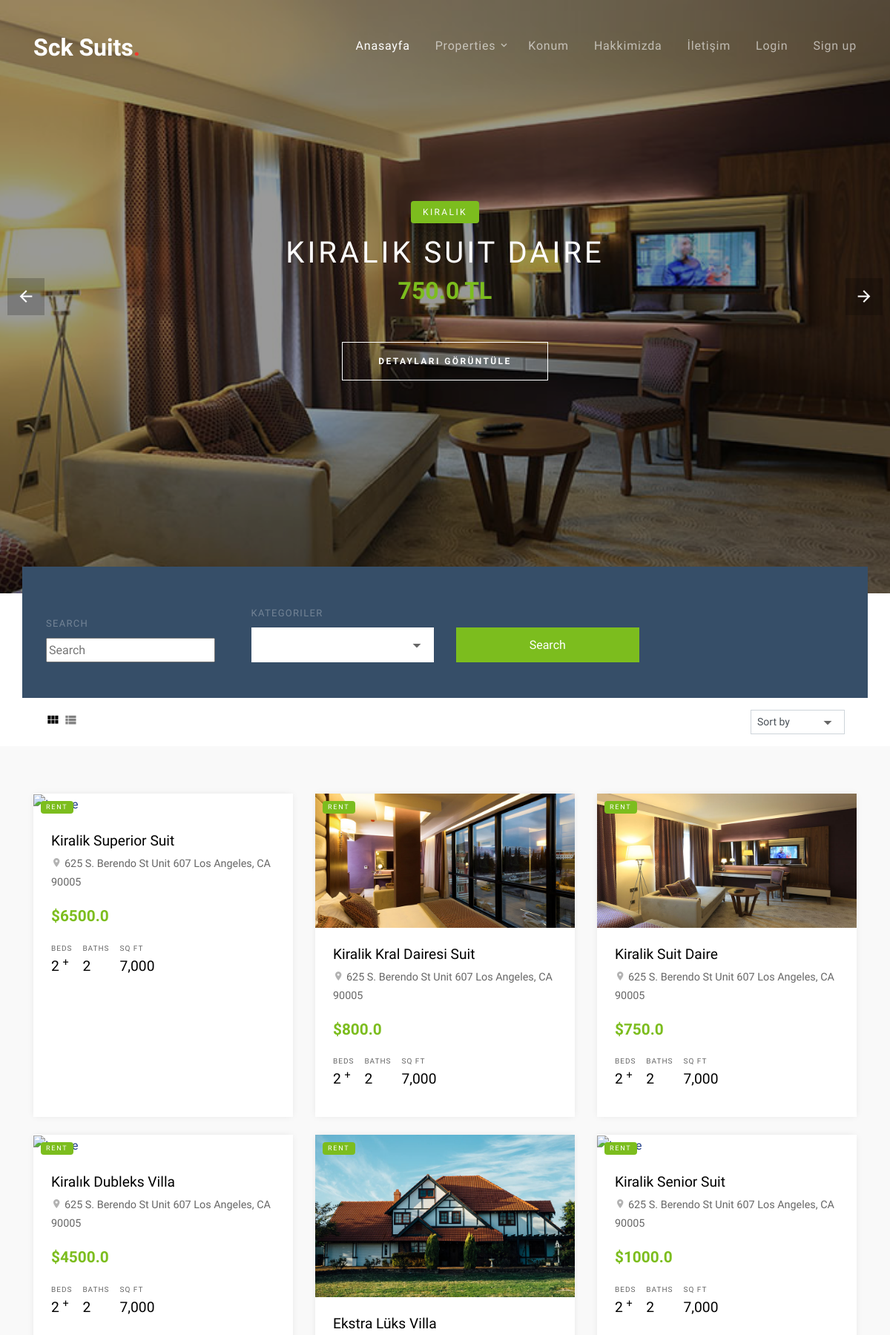
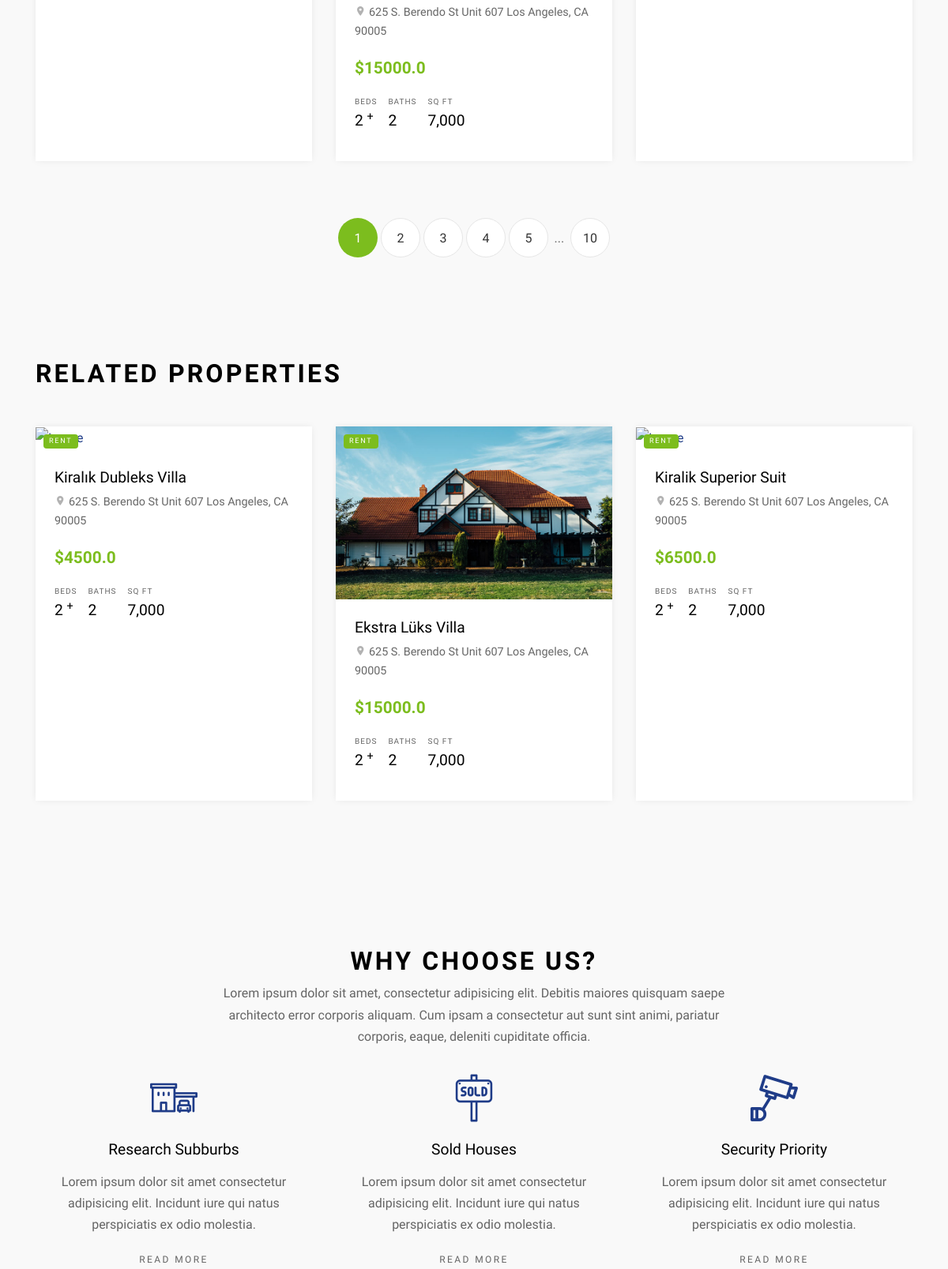
The page / (upper part) on the database its author committed (2 pictures, top to bottom).
### product/models.py (models this page shows, shortened)
class Product(models.Model):
        STATUS = (
            ('True', 'Evet'),
            ('False', 'Hayır'),
        )
        category = models.ForeignKey(Category, on_delete=models.CASCADE)
        title = models.CharField(max_length=150)
        keywords = models.CharField(max_length=255)
        description = models.CharField(max_length=255)
        image = models.ImageField(blank=True, upload_to='images/')
        price = models.FloatField()
        amount = models.IntegerField()
        detail = RichTextUploadingField()
        slug = models.SlugField(null=False, unique=True)
        status = models.CharField(max_length=10, choices=STATUS)
        create_at = models.DateTimeField(auto_now_add=True)
        update_at = models.DateTimeField(auto_now=True)
        def image_tag(self):
            return mark_safe('<img src="{}" height="50"/>'.format(self.image.url))
        image_tag.short_description = 'Image'

### home/views.py (the view)
# urls.py: path('', views.index, name='index'),
def index(request):
    setting = Setting.objects.get(pk=1)
    sliderdata = Product.objects.all()[:4]
    category = Category.objects.all()
    randomproducts = Product.objects.all().order_by('?')[:6]
    relatedproducts = Product.objects.all().order_by('-id')[:3]
    context = {'setting': setting,
               'category': category,
               'page': 'home',
               'sliderdata': sliderdata,
               'randomproducts': randomproducts,
               'relatedproducts': relatedproducts}
    return render(request, 'index.html', context)

### home/templates/index.html (shortened to what this page needs)
{% extends "homebase.html" %}
{% block slider %}
    {% include "slider.html" %}
{% endblock %}
{% block content %}
    {% include "content.html" %}
{% endblock %}

### home/templates/slider.html
{% load static %}
<div class="slide-one-item home-slider owl-carousel">
    {% for rs in sliderdata %}
      <div class="site-blocks-cover overlay" style="background-image: url({{ rs.image.url }});" data-aos="fade" data-stellar-background-ratio="0.5">
        <div class="container">
          <div class="row align-items-center justify-content-center text-center">
            <div class="col-md-10">
              <span class="d-inline-block bg-success text-white px-3 mb-3 property-offer-type rounded">Kiralık</span>
              <h1 class="mb-2">{{ rs.title }}</h1>
              <p class="mb-5"><strong class="h2 text-success font-weight-bold">{{ rs.price }} TL</strong></p>
              <p><a href="/product/{{ rs.id }}/{{ rs.slug }}" class="btn btn-white btn-outline-white py-3 px-5 rounded-0 btn-2">Detayları Görüntüle</a></p>
            </div>
          </div>
        </div>
      </div>
    {% endfor %}
</div>

### home/templates/content.html (shortened to what this page needs)
{% load static %}
<div class="site-section site-section-sm pb-0">
      <div class="container">
        <div class="row">
          <form class="form-search col-md-12" style="margin-top: -100px;" method="post" action="/search/">
            <div class="row  align-items-end">
              <div class="col-md-3">
                <label for="list-types">Search</label>
                  <div class="select-wrap">
                    <input id="query" name="query" type="text" placeholder="Search">
                  </div>
              </div>
              <div class="col-md-3">
                <label for="offer-types">Kategoriler</label>
                <div class="select-wrap">
                    {% load mptt_tags %}
                  <select name="catid"  class="form-control d-block rounded-0">
                  </select>
                </div>
              </div>
              <div class="col-md-3">
                <input type="submit" class="btn btn-success text-white btn-block rounded-0" value="Search">
              </div>
            </div>
          </form>
        </div>
        <div class="row">
          <div class="col-md-12">
            <div class="view-options bg-white py-3 px-3 d-md-flex align-items-center">
              <div class="mr-auto">
                <a href="index.html" class="icon-view view-module active"><span class="icon-view_module"></span></a>
                <a href="view-list.html" class="icon-view view-list"><span class="icon-view_list"></span></a>
              </div>
                    {% load mptt_tags %}
                <div class="select-wrap">
                  <select class="form-control form-control-sm d-block rounded-0">
                    <option value="">Sort by</option>
                  </select>
                </div>
              </div>
            </div>
          </div>
        </div>
      </div>
    <div class="site-section site-section-sm bg-light">
      <div class="container">
        <div class="row mb-5">
            {% for rs in randomproducts %}
          <div class="col-md-6 col-lg-4 mb-4">
            <div class="property-entry h-100">
              <a href="/product/{{ rs.id }}/{{ rs.slug }}" class="property-thumbnail">
                <div class="offer-type-wrap">
                  <span class="offer-type bg-success">Rent</span>
                </div>
                <img src="{{ rs.image.url }}" alt="Image" class="img-fluid">
              </a>
              <div class="p-4 property-body">
                <h2 class="property-title"><a href="/product/{{ rs.id }}/{{ rs.slug }}">{{ rs.title }}</a></h2>
                <span class="property-location d-block mb-3"><span class="property-icon icon-room"></span> 625 S. Berendo St Unit 607 Los Angeles, CA 90005</span>
                <strong class="property-price text-primary mb-3 d-block text-success">${{ rs.price }}</strong>
                <ul class="property-specs-wrap mb-3 mb-lg-0">
                  <li>
                    <span class="property-specs">Beds</span>
                    <span class="property-specs-number">2 <sup>+</sup></span>
                  </li>
                  <li>
                    <span class="property-specs">Baths</span>
                    <span class="property-specs-number">2</span>
                  </li>
                  <li>
                    <span class="property-specs">SQ FT</span>
                    <span class="property-specs-number">7,000</span>
                  </li>
                </ul>
              </div>
            </div>
          </div>
            {% endfor %}
        </div>
        <div class="row">
          <div class="col-md-12 text-center">
            <div class="site-pagination">
              <a href="#" class="active">1</a>
              <a href="#">2</a>
              <a href="#">3</a>
              <a href="#">4</a>
              <a href="#">5</a>
              <span>...</span>
              <a href="#">10</a>
            </div>
          </div>
        </div>
      </div>
    </div>
    <div class="site-section site-section-sm bg-light">
      <div class="container">
        <div class="row">
          <div class="col-12">
            <div class="site-section-title mb-5">
              <h2>Related Properties</h2>
            </div>
          </div>
        </div>
        <div class="row mb-5">
          {% for rs in relatedproducts %}
          <div class="col-md-6 col-lg-4 mb-4">
            <div class="property-entry h-100">
              <a href="/product/{{ rs.id }}/{{ rs.slug }}" class="property-thumbnail">
                <div class="offer-type-wrap">
                  <span class="offer-type bg-success">Rent</span>
                </div>
                <img src="{{ rs.image.url }}" alt="Image" class="img-fluid">
              </a>
              <div class="p-4 property-body">
                <h2 class="property-title"><a href="/product/{{ rs.id }}/{{ rs.slug }}">{{ rs.title }}</a></h2>
                <span class="property-location d-block mb-3"><span class="property-icon icon-room"></span> 625 S. Berendo St Unit 607 Los Angeles, CA 90005</span>
                <strong class="property-price text-primary mb-3 d-block text-success">${{ rs.price }}</strong>
                <ul class="property-specs-wrap mb-3 mb-lg-0">
                  <li>
                    <span class="property-specs">Beds</span>
                    <span class="property-specs-number">2 <sup>+</sup></span>
                  </li>
                  <li>
                    <span class="property-specs">Baths</span>
                    <span class="property-specs-number">2</span>
                  </li>
                  <li>
                    <span class="property-specs">SQ FT</span>
                    <span class="property-specs-number">7,000</span>
                  </li>
                </ul>
              </div>
            </div>
          </div>
            {% endfor %}
        </div>
      </div>
    <div class="site-section">
      <div class="container">
        <div class="row justify-content-center">
          <div class="col-md-7 text-center">
            <div class="site-section-title">
              <h2>Why Choose Us?</h2>
            </div>
            <p>Lorem ipsum dolor sit amet, consectetur adipisicing elit. Debitis maiores quisquam saepe architecto error corporis aliquam. Cum ipsam a consectetur aut sunt sint animi, pariatur corporis, eaque, deleniti cupiditate officia.</p>
          </div>
        </div>
        <div class="row">
          <div class="col-md-6 col-lg-4">
            <a href="#" class="service text-center">
              <span class="icon flaticon-house"></span>
              <h2 class="service-heading">Research Subburbs</h2>
              <p>Lorem ipsum dolor sit amet consectetur adipisicing elit. Incidunt iure qui natus perspiciatis ex odio molestia.</p>
              <p><span class="read-more">Read More</span></p>
            </a>
          </div>
          <div class="col-md-6 col-lg-4">
            <a href="#" class="service text-center">
              <span class="icon flaticon-sold"></span>
              <h2 class="service-heading">Sold Houses</h2>
              <p>Lorem ipsum dolor sit amet consectetur adipisicing elit. Incidunt iure qui natus perspiciatis ex odio molestia.</p>
              <p><span class="read-more">Read More</span></p>
            </a>
          </div>
          <div class="col-md-6 col-lg-4">
            <a href="#" class="service text-center">
              <span class="icon flaticon-camera"></span>
              <h2 class="service-heading">Security Priority</h2>
              <p>Lorem ipsum dolor sit amet consectetur adipisicing elit. Incidunt iure qui natus perspiciatis ex odio molestia.</p>
              <p><span class="read-more">Read More</span></p>
            </a>
          </div>
        </div>
      </div>
    </div>

### rows shown on the page
Product: image (picture), title "KIRALIK SUIT DAIRE", price "750.0", title "Kiralik Suit Daire"
Product: title "Kiralik Superior Suit", price "6500.0"
Product: image (picture), title "Kiralik Kral Dairesi Suit", price "800.0"
Product: title "Kiralık Dubleks Villa", price "4500.0"
Product: image (picture), title "Ekstra Lüks Villa", price "15000.0"
Product: title "Kiralik Senior Suit", price "1000.0"
